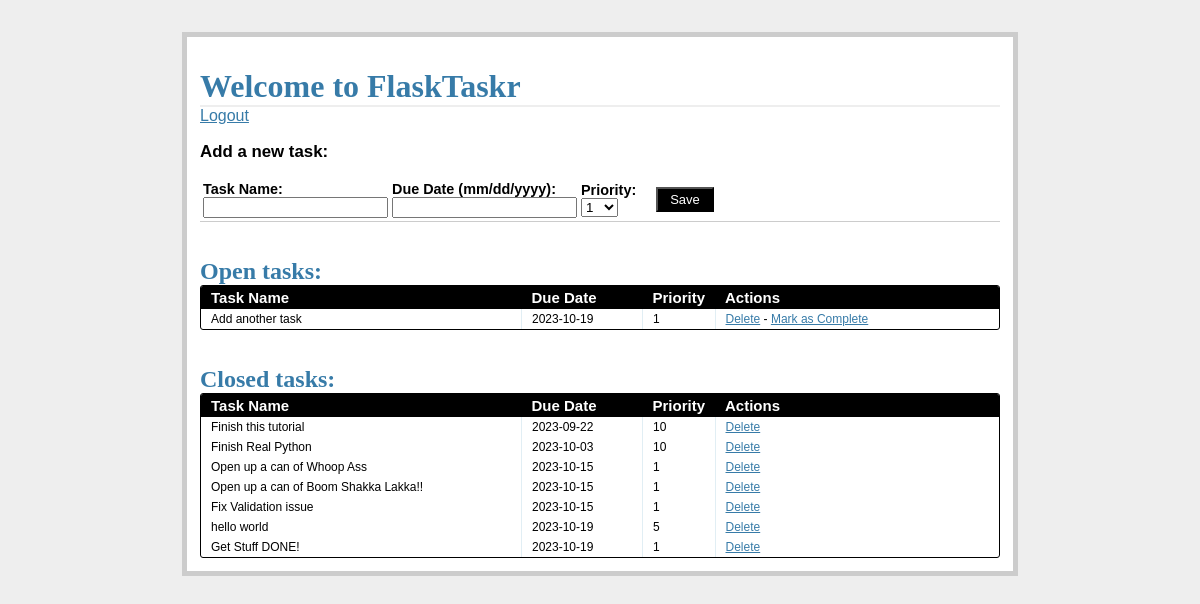
Screenshot of /tasks/ (signed in) with the database file from the repository.
### models.py (models this page shows, shortened)
class Task(db.Model):
    __tablename__ = "tasks"
    task_id = db.Column(db.Integer, primary_key=True)
    name = db.Column(db.String, nullable=False)
    due_date = db.Column(db.Date, nullable=False)
    priority = db.Column(db.Integer, nullable=False)
    status = db.Column(db.Integer)

### views.py (the view)
@app.route('/tasks/')
@login_required
def tasks():
    open_tasks = db.session.query(Task) \
        .filter_by(status='1').order_by(Task.due_date.asc())
    closed_tasks = db.session.query(Task) \
        .filter_by(status='0').order_by(Task.due_date.asc())
    return render_template(
        'tasks.html',
        form=AddTaskForm(request.form),
        open_tasks=open_tasks,
        closed_tasks=closed_tasks)

### forms.py
class AddTaskForm(FlaskForm):
    task_id = IntegerField()
    name = StringField('Task Name',validators=[InputRequired()])
    due_date = DateField(
        'Date Due (mm/dd/yyyy)',
        format='%m/%d/%Y',
        validators=[InputRequired()])
    priority = SelectField(
        'Priority',
        choices=[
        ('1', '1'), ('2', '2'), ('3', '3'), ('4', '4'), ('5', '5'),
        ('6', '6'), ('7', '7'), ('8', '8'), ('9', '9'), ('10', '10')
        ]
    )
    status = IntegerField('Status')

### views.py (called while the page is built)
def login_required(test):
    @wraps(test)
    def wrap(*args, **kwargs):
        if 'logged_in' in session:
            return test(*args, **kwargs)
        else:
            flash('You need to log in first.')
            return redirect(url_for('login'))
    return wrap

### templates/tasks.html (shortened to what this page needs)
{% extends "_base.html" %}
{% block content %}
<h1>Welcome to FlaskTaskr</h1>
<a href="{{ url_for('logout') }}">Logout</a>
<div class="add-task">
  <h3>Add a new task:</h3>
  <table>
    <tr>
      <form action="{{ url_for('new_task') }}" method="post">
        <td>
          <label>Task Name:</label>
          <input name="name" type="text">
        </td>
        <td>
          <label>Due Date (mm/dd/yyyy):</label>
          <input name="due_date" type="text" width="120px">
        </td>
        <td>
          <label>Priority:</label>
          <select name="priority" width="100px">
            <option value="1">1</option>
          </select>
        </td>
        <td>
          <input class="button" type="submit" value="Save">
        </td>
      </form>
    </tr>
  </table>
</div>
<div class="entries">
  <br>
  <br>
  <h2>Open tasks:</h2>
  <div class="datagrid">
    <table>
      <thead>
        <tr>
          <th width="300px"><strong>Task Name</strong></th>
          <th width="100px"><strong>Due Date</strong></th>
          <th width="50px"><strong>Priority</strong></th>
          <th><strong>Actions</strong></th>
        </tr>
      </thead>
      {% for task in open_tasks %}
        <tr>
          <td width="300px">{{ task.name }}</td>
          <td width="100px">{{ task.due_date }}</td>
          <td width="50px">{{ task.priority }}</td>
          <td>
            <a href="{{ url_for('delete_entry', task_id = task.task_id) }}">Delete</a>  -
            <a href="{{ url_for('complete', task_id = task.task_id) }}">Mark as Complete</a>
          </td>
        </tr>
      {% endfor %}
    </table>
  </div>
  <br>
  <br>
</div>
<div class="entries">
  <h2>Closed tasks:</h2>
  <div class="datagrid">
    <table>
      <thead>
      <tr>
        <th width="300px"><strong>Task Name</strong></th>
        <th width="100px"><strong>Due Date</strong></th>
        <th width="50px"><strong>Priority</strong></th>
        <th><strong>Actions</strong></th>
        </tr>
      </thead>
      {% for task in closed_tasks %}
        <tr>
          <td width="300px">{{ task.name }}</td>
          <td width="100px">{{ task.due_date }}</td>
          <td width="50px">{{ task.priority }}</td>
        <td>
          <a href="{{ url_for('delete_entry', task_id = task.task_id) }}">Delete</a>
        </td>
        </tr>
      {% endfor %}
    </table>
  </div>
</div>
{% endblock %}

### templates/_base.html (shortened to what this page needs)
<!DOCTYPE html>
<html>
    <head>
        <link rel="stylesheet" href="{{ url_for('static', filename='css/main.css') }}">
    </head>
    <body>
        <div class="page">
            <br>
            {% block content %}
            {% endblock %}
        </div>
    </body>
</html>

### static/css/main.css (style rules this page uses)
body { font-family: sans-serif; background: #eee; }
a, h1, h2 { color: #377BA8; }
h1, h2 { font-family: 'Georgia', serif; margin: 0; }
h1 { border-bottom: 2px solid #eee; }
h2 { font-size: 1.5em; }
label { display: block; font-weight: bold; }
.page { margin: 2em auto; width: 50em; border: 5px solid #ccc; padding: 0.8em; background: white; }
.entries { list-style: none; margin: 0; padding: 0; }
.add-task { font-size: 0.9em; border-bottom: 1px solid #ccc; }
.datagrid table { border-collapse: collapse; text-align: left; width: 100%; }
.datagrid { background: #fff; overflow: hidden; border: 1px solid #000000; border-radius: 3px; }
.datagrid table td, .datagrid table th { padding: 3px 10px; }
.datagrid table thead th { background-color:#000000; color:#FFFFFF; font-size: 15px; font-weight: bold; }
.datagrid table thead th:first-child { border: none; }
.datagrid table tbody td { color: #000000; border-left: 1px solid #E1EEF4; font-size: 12px; font-weight: normal; }
.datagrid table tbody td:first-child { border-left: none; }
.datagrid table tbody tr:last-child td { border-bottom: none; }
.button { background-color:#000; display:inline-block; color:#ffffff; font-size:13px; padding:3px 12px; margin: 0; text-decoration:none; position:relative; }

### rows the page displays
Task: name "Add another task", due_date "2023-10-19", priority "1"
Task: name "Finish this tutorial", due_date "2023-09-22", priority "10"
Task: name "Finish Real Python", due_date "2023-10-03", priority "10"
Task: name "Open up a can of Whoop Ass", due_date "2023-10-15", priority "1"
Task: name "Open up a can of Boom Shakka Lakka!!", due_date "2023-10-15", priority "1"
Task: name "Fix Validation issue", due_date "2023-10-15", priority "1"
Task: name "hello world", due_date "2023-10-19", priority "5"
Task: name "Get Stuff DONE!", due_date "2023-10-19", priority "1"
